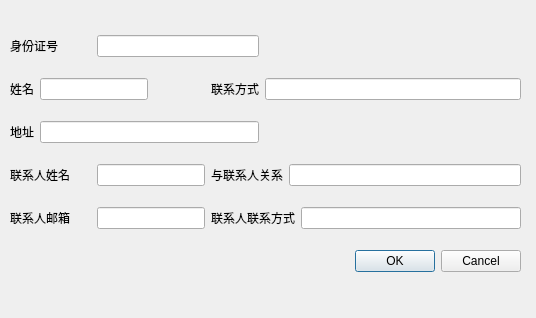
<?xml version="1.0" encoding="UTF-8"?>
<ui version="4.0">
 <class>ClientAddDialog</class>
 <widget class="QDialog" name="ClientAddDialog">
  <property name="geometry">
   <rect>
    <x>0</x>
    <y>0</y>
    <width>536</width>
    <height>318</height>
   </rect>
  </property>
  <property name="windowTitle">
   <string>ClientAddDialog</string>
  </property>
  <widget class="QWidget" name="layoutWidget">
   <property name="geometry">
    <rect>
     <x>10</x>
     <y>20</y>
     <width>511</width>
     <height>271</height>
    </rect>
   </property>
   <layout class="QGridLayout" name="gridLayout">
    <item row="0" column="0" colspan="2">
     <widget class="QLabel" name="label">
      <property name="text">
       <string>身份证号</string>
      </property>
     </widget>
    </item>
    <item row="1" column="0">
     <widget class="QLabel" name="label_13">
      <property name="text">
       <string>姓名</string>
      </property>
     </widget>
    </item>
    <item row="1" column="1" colspan="2">
     <widget class="QLineEdit" name="namelineEdit"/>
    </item>
    <item row="1" column="4">
     <widget class="QLabel" name="label_14">
      <property name="text">
       <string>联系方式</string>
      </property>
     </widget>
    </item>
    <item row="1" column="5" colspan="3">
     <widget class="QLineEdit" name="tellineEdit"/>
    </item>
    <item row="2" column="0">
     <widget class="QLabel" name="label_10">
      <property name="text">
       <string>地址</string>
      </property>
     </widget>
    </item>
    <item row="3" column="0" colspan="2">
     <widget class="QLabel" name="label_8">
      <property name="text">
       <string>联系人姓名</string>
      </property>
     </widget>
    </item>
    <item row="3" column="2" colspan="2">
     <widget class="QLineEdit" name="cnamelineEdit"/>
    </item>
    <item row="3" column="4" colspan="2">
     <widget class="QLabel" name="label_12">
      <property name="text">
       <string>与联系人关系</string>
      </property>
     </widget>
    </item>
    <item row="3" column="6" colspan="2">
     <widget class="QLineEdit" name="relationlineEdit"/>
    </item>
    <item row="4" column="0" colspan="2">
     <widget class="QLabel" name="label_9">
      <property name="text">
       <string>联系人邮箱</string>
      </property>
     </widget>
    </item>
    <item row="4" column="2" colspan="2">
     <widget class="QLineEdit" name="cemaillineEdit"/>
    </item>
    <item row="4" column="4" colspan="3">
     <widget class="QLabel" name="label_11">
      <property name="text">
       <string>联系人联系方式</string>
      </property>
     </widget>
    </item>
    <item row="4" column="7">
     <widget class="QLineEdit" name="ctellineEdit"/>
    </item>
    <item row="5" column="7">
     <widget class="QDialogButtonBox" name="buttonBox">
      <property name="orientation">
       <enum>Qt::Horizontal</enum>
      </property>
      <property name="standardButtons">
       <set>QDialogButtonBox::Cancel|QDialogButtonBox::Ok</set>
      </property>
     </widget>
    </item>
    <item row="2" column="1" colspan="4">
     <widget class="QLineEdit" name="addresslineEdit"/>
    </item>
    <item row="0" column="2" colspan="3">
     <widget class="QLineEdit" name="idlineEdit"/>
    </item>
   </layout>
  </widget>
 </widget>
 <resources/>
 <connections>
  <connection>
   <sender>buttonBox</sender>
   <signal>accepted()</signal>
   <receiver>ClientAddDialog</receiver>
   <slot>accept()</slot>
   <hints>
    <hint type="sourcelabel">
     <x>248</x>
     <y>254</y>
    </hint>
    <hint type="destinationlabel">
     <x>157</x>
     <y>274</y>
    </hint>
   </hints>
  </connection>
  <connection>
   <sender>buttonBox</sender>
   <signal>rejected()</signal>
   <receiver>ClientAddDialog</receiver>
   <slot>reject()</slot>
   <hints>
    <hint type="sourcelabel">
     <x>316</x>
     <y>260</y>
    </hint>
    <hint type="destinationlabel">
     <x>286</x>
     <y>274</y>
    </hint>
   </hints>
  </connection>
 </connections>
</ui>
